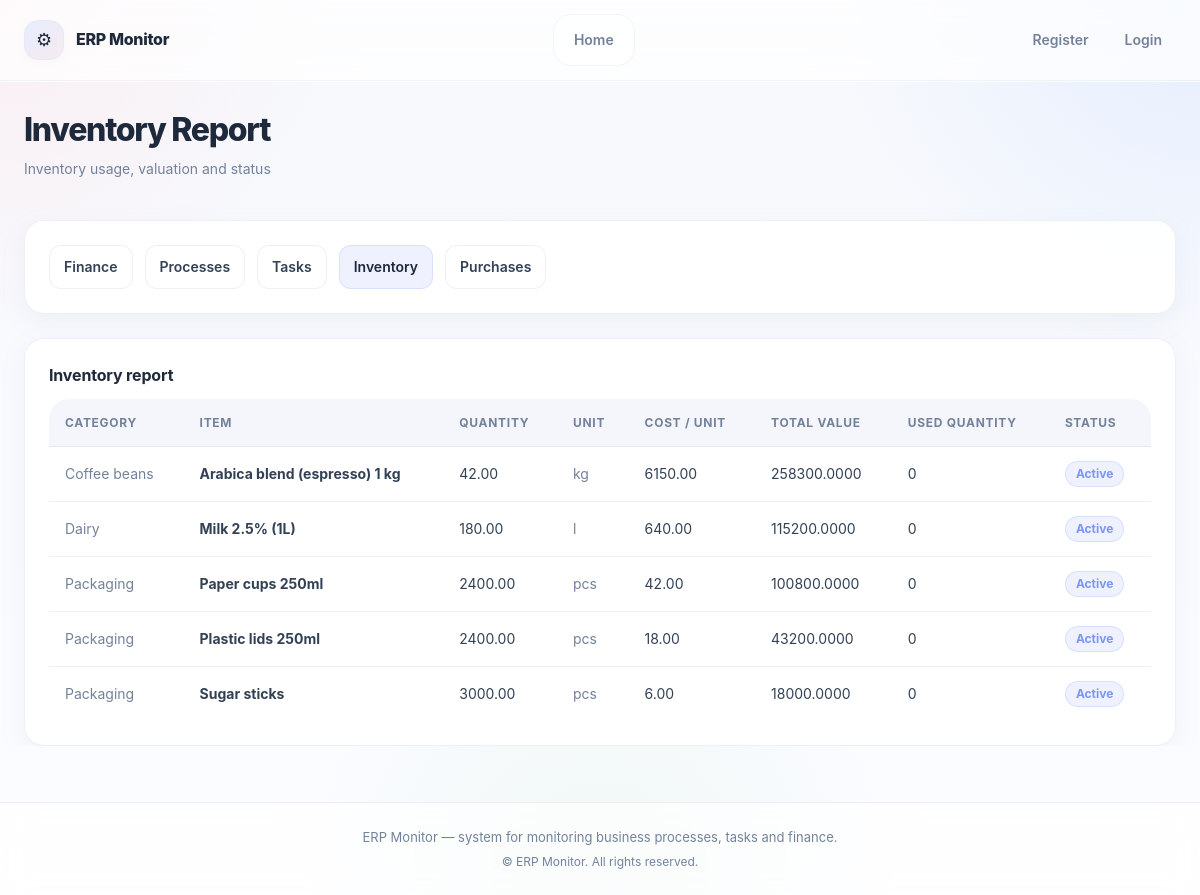
The page /reports/inventory/ on the database as committed earlier.
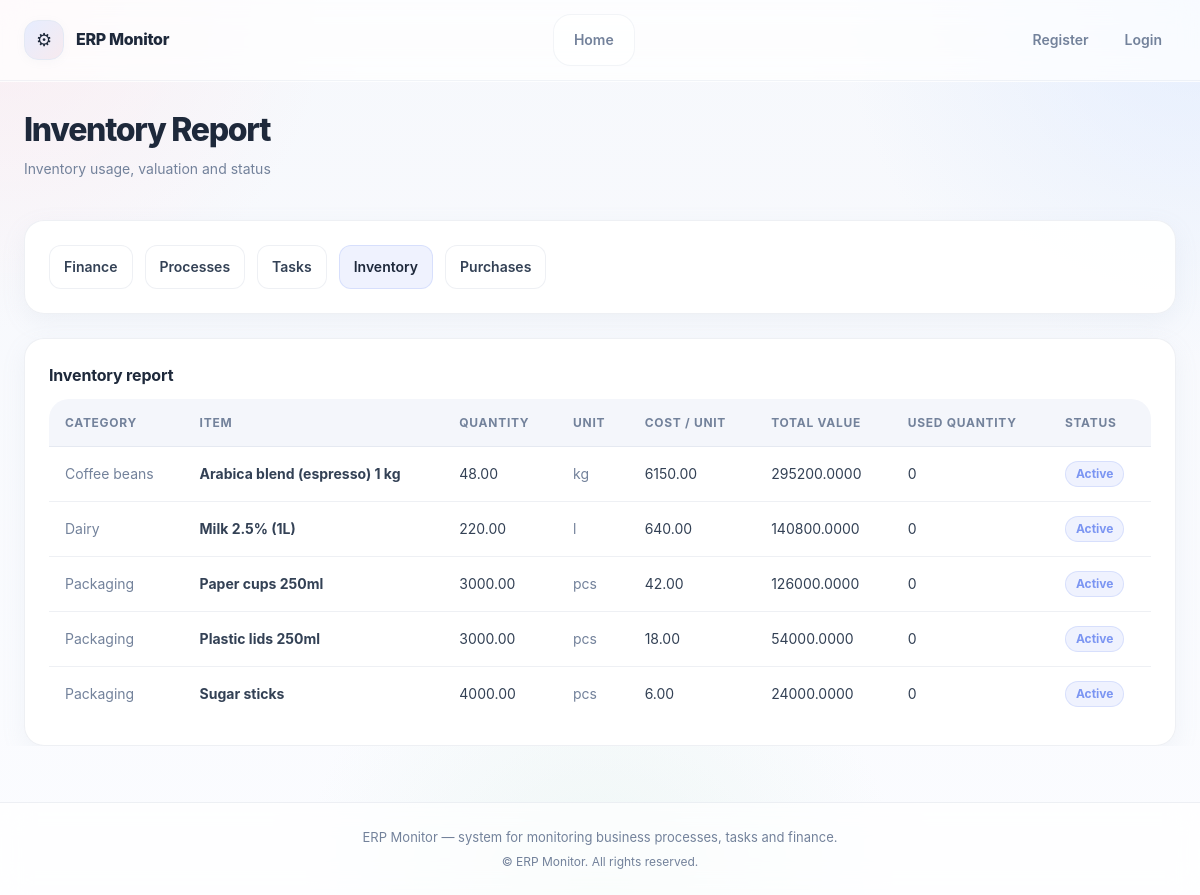
The same page on the database as committed later.
### inventory/models.py (models this page shows, shortened)
class InventoryItem(models.Model):
    name = models.CharField(max_length=255)
    category = models.ForeignKey(
        InventoryCategory,
        on_delete=models.SET_NULL,
        null=True,
        blank=True,
        related_name="items",
    )
    quantity = models.DecimalField(
        max_digits=12,
        decimal_places=2,
        default=0,
    )
    unit = models.CharField(
        max_length=50,
        help_text="pcs, kg, l, m², etc."
    )
    cost_per_unit = models.DecimalField(
        max_digits=12,
        decimal_places=2,
        null=True,
        blank=True,
        help_text="Optional, for cost calculation"
    )
    is_active = models.BooleanField(default=True)
    created_at = models.DateTimeField(auto_now_add=True)

class InventoryCategory(models.Model):
    name = models.CharField(max_length=100)
    def __str__(self):
        return self.name

### reports/views.py (the view)
# urls.py: path("inventory/", views.inventory_report, name="inventory_report"),
def inventory_report(request):
    items = (
        InventoryItem.objects
        .select_related("category")
        .all()
    )
    report = []
    for item in items:
        used_quantity = (
            InventoryUsage.objects
            .filter(item=item)
            .aggregate(total=Sum("quantity"))
            .get("total")
        ) or 0
        total_value = None
        if item.cost_per_unit is not None:
            total_value = item.quantity * item.cost_per_unit
        report.append({
            "item": item,
            "category": item.category,
            "quantity": item.quantity,
            "unit": item.unit,
            "cost_per_unit": item.cost_per_unit,
            "used_quantity": used_quantity,
            "total_value": total_value,
            "is_active": item.is_active,
        })
    return render(
        request,
        "reports/inventory.html",
        {"report": report},
    )

### templates/reports/inventory.html (shortened to what this page needs)
{% extends "base.html" %}
{% block content %}
<div class="page-header fade-in">
    <h1 class="page-title">Inventory Report</h1>
    <p class="page-subtitle">
        Inventory usage, valuation and status
    </p>
</div>
<section class="dashboard-section fade-in">
    <div class="card">
        <nav class="reports-nav">
            <a href="{% url 'finance_report' %}"
               class="reports-link {% if request.path == '/reports/finance/' %}active{% endif %}">
                Finance
            </a>
            <a href="{% url 'process_report' %}"
               class="reports-link {% if request.path == '/reports/processes/' %}active{% endif %}">
                Processes
            </a>
            <a href="{% url 'task_report' %}"
               class="reports-link {% if request.path == '/reports/tasks/' %}active{% endif %}">
                Tasks
            </a>
            <a href="{% url 'inventory_report' %}"
               class="reports-link {% if request.path == '/reports/inventory/' %}active{% endif %}">
                Inventory
            </a>
            <a href="{% url 'purchase_report' %}"
               class="reports-link {% if request.path == '/reports/purchases/' %}active{% endif %}">
                Purchases
            </a>
        </nav>
    </div>
</section>
<section class="dashboard-section fade-in">
    <div class="card">
        <div class="card-title">Inventory report</div>
        <table class="table">
            <thead>
                <tr>
                    <th>Category</th>
                    <th>Item</th>
                    <th>Quantity</th>
                    <th>Unit</th>
                    <th>Cost / unit</th>
                    <th>Total value</th>
                    <th>Used quantity</th>
                    <th>Status</th>
                </tr>
            </thead>
            <tbody>
                {% for row in report %}
                <tr>
                    <td class="muted">{{ row.category }}</td>
                    <td>
                        <strong>{{ row.item.name }}</strong>
                    </td>
                    <td>{{ row.quantity }}</td>
                    <td class="muted">{{ row.unit }}</td>
                    <td>{{ row.cost_per_unit }}</td>
                    <td>
                        <span class="{% if row.total_value < 0 %}danger{% endif %}">
                            {{ row.total_value }}
                        </span>
                    </td>
                    <td>{{ row.used_quantity }}</td>
                    <td>
                        {% if row.is_active %}
                            <span class="badge active">Active</span>
                        {% else %}
                            <span class="badge success">Inactive</span>
                        {% endif %}
                    </td>
                </tr>
                {% empty %}
                <tr>
                    <td colspan="8" class="muted">
                        No inventory data
                    </td>
                </tr>
                {% endfor %}
            </tbody>
        </table>
    </div>
</section>
{% endblock %}

Rows that differ between the two databases and show on the page:
changed InventoryItem "Arabica blend (espresso) 1 kg": quantity "42.00" → "48.00"; total_value "258300.0000" → "295200.0000"
changed InventoryItem "Milk 2.5% (1L)": quantity "180.00" → "220.00"; total_value "115200.0000" → "140800.0000"
changed InventoryItem "Paper cups 250ml": quantity "2400.00" → "3000.00"; total_value "100800.0000" → "126000.0000"
changed InventoryItem "Plastic lids 250ml": quantity "2400.00" → "3000.00"; total_value "43200.0000" → "54000.0000"
changed InventoryItem "Sugar sticks": quantity "3000.00" → "4000.00"; total_value "18000.0000" → "24000.0000"
